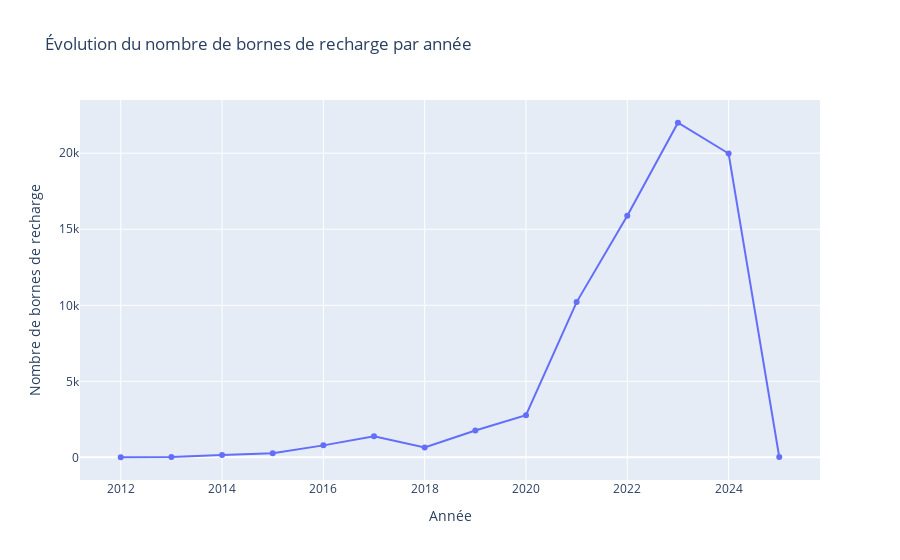

Here is the notebook cell this chart was saved with:
### Code cell
# Création du graphique interactif
fig = px.line(
    agg_bornes,
    x="Annee",
    y="Nombre_de_bornes",
    title="Évolution du nombre de bornes de recharge par année",
    labels={"Annee": "Année", "Nombre_de_bornes": "Nombre de bornes de recharge"},
    markers=True
)

# Affichage du graphique
fig.show()

### Figure 1 — Plotly figure (JSON) as saved in the notebook; plotly's stock layout.template omitted (floating-point values rounded to 4 significant figures)
{"data": [{"hovertemplate": "Année=%{x}<br>Nombre de bornes de recharge=%{y}<extra></extra>", "legendgroup": "", "line": {"color": "#636efa", "dash": "solid"}, "marker": {"symbol": "circle"}, "mode": "lines+markers", "name": "", "orientation": "v", "showlegend": false, "type": "scatter", "x": [2012, 2013, 2014, 2015, 2016, 2017, 2018, 2019, 2020, 2021, 2022, 2023, 2024, 2025], "xaxis": "x", "y": [8, 24, 148, 277, 789, 1382, 657, 1769, 2768, 10211, 15895, 22004, 19981, 26], "yaxis": "y"}], "layout": {"legend": {"tracegroupgap": 0}, "title": {"text": "Évolution du nombre de bornes de recharge par année"}, "xaxis": {"anchor": "y", "domain": [0, 1], "title": {"text": "Année"}}, "yaxis": {"anchor": "x", "domain": [0, 1], "title": {"text": "Nombre de bornes de recharge"}}}}
